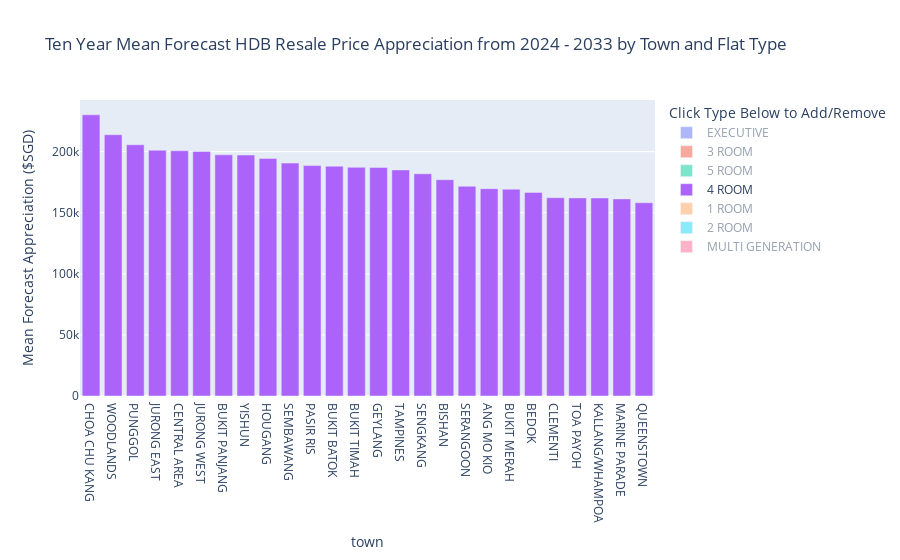

Notebook cell for this chart:
### Code cell
# Calculate the average forecast_appreciation_amount by town
avg_app_by_town_room = hdb_df.groupby(['town', 'flat_type'])['forecast_appreciation_amount'].mean().reset_index().sort_values(['forecast_appreciation_amount','flat_type'], ascending=False)

# Plotting the results using Plotly
fig = px.bar(avg_app_by_town_room, x='town', y='forecast_appreciation_amount', color='flat_type',
             labels={'forecast_appreciation_amount': 'Mean Forecast Appreciation ($SGD)'},
             title='Ten Year Mean Forecast HDB Resale Price Appreciation from 2024 - 2033 by Town and Flat Type')
fig.update_layout(legend_title = 'Click Type Below to Add/Remove')
fig.update_traces(visible="legendonly")
fig.data[3].visible = True

# Show the figure
fig.show()

### Figure 1 — Plotly figure (JSON) as saved in the notebook; plotly's stock layout.template omitted (floating-point values rounded to 4 significant figures)
{"data": [{"alignmentgroup": "True", "hovertemplate": "flat_type=EXECUTIVE<br>town=%{x}<br>Mean Forecast Appreciation ($SGD)=%{y}<extra></extra>", "legendgroup": "EXECUTIVE", "marker": {"color": "#636efa", "pattern": {"shape": ""}}, "name": "EXECUTIVE", "offsetgroup": "EXECUTIVE", "orientation": "v", "showlegend": true, "textposition": "auto", "type": "bar", "visible": "legendonly", "x": ["SEMBAWANG", "CHOA CHU KANG", "JURONG WEST", "WOODLANDS", "SENGKANG", "PUNGGOL", "YISHUN", "JURONG EAST", "PASIR RIS", "BUKIT BATOK", "HOUGANG", "CENTRAL AREA", "TAMPINES", "BUKIT PANJANG", "GEYLANG", "BUKIT MERAH", "ANG MO KIO", "SERANGOON", "BISHAN", "CLEMENTI", "BEDOK", "KALLANG/WHAMPOA", "BUKIT TIMAH", "QUEENSTOWN", "TOA PAYOH"], "xaxis": "x", "y": [255500.0, 241100.0, 225600.0, 219100.0, 214100.0, 213400.0, 203900.0, 202900.0, 199400.0, 192300.0, 192100.0, 187200.0, 186000.0, 178200.0, 177900.0, 164200.0, 163200.0, 162900.0, 161800.0, 159200.0, 151200.0, 150200.0, 145900.0, 139300.0, 138700.0], "yaxis": "y"}, {"alignmentgroup": "True", "hovertemplate": "flat_type=3 ROOM<br>town=%{x}<br>Mean Forecast Appreciation ($SGD)=%{y}<extra></extra>", "legendgroup": "3 ROOM", "marker": {"color": "#EF553B", "pattern": {"shape": ""}}, "name": "3 ROOM", "offsetgroup": "3 ROOM", "orientation": "v", "showlegend": true, "textposition": "auto", "type": "bar", "visible": "legendonly", "x": ["BUKIT TIMAH", "MARINE PARADE", "SERANGOON", "TOA PAYOH", "ANG MO KIO", "BUKIT MERAH", "BISHAN", "JURONG EAST", "KALLANG/WHAMPOA", "HOUGANG", "BEDOK", "QUEENSTOWN", "GEYLANG", "WOODLANDS", "YISHUN", "BUKIT PANJANG", "CENTRAL AREA", "BUKIT BATOK", "TAMPINES", "CLEMENTI", "JURONG WEST", "PASIR RIS", "PUNGGOL", "CHOA CHU KANG", "SENGKANG", "SEMBAWANG"], "xaxis": "x", "y": [240300.0, 224500.0, 223400.0, 219100.0, 217616, 215700.0, 213800.0, 213600.0, 213600.0, 212900.0, 212500.0, 211200.0, 208700.0, 202200.0, 201600.0, 201500.0, 201400.0, 200900.0, 200300.0, 200100.0, 195600.0, 191900.0, 188000.0, 186900.0, 183200.0, 167100.0], "yaxis": "y"}, {"alignmentgroup": "True", "hovertemplate": "flat_type=5 ROOM<br>town=%{x}<br>Mean Forecast Appreciation ($SGD)=%{y}<extra></extra>", "legendgroup": "5 ROOM", "marker": {"color": "#00cc96", "pattern": {"shape": ""}}, "name": "5 ROOM", "offsetgroup": "5 ROOM", "orientation": "v", "showlegend": true, "textposition": "auto", "type": "bar", "visible": "legendonly", "x": ["CHOA CHU KANG", "SEMBAWANG", "JURONG WEST", "WOODLANDS", "SENGKANG", "PUNGGOL", "YISHUN", "JURONG EAST", "PASIR RIS", "TAMPINES", "HOUGANG", "GEYLANG", "BUKIT BATOK", "CENTRAL AREA", "BUKIT PANJANG", "BUKIT TIMAH", "SERANGOON", "BISHAN", "BUKIT MERAH", "BEDOK", "CLEMENTI", "ANG MO KIO", "KALLANG/WHAMPOA", "TOA PAYOH", "QUEENSTOWN", "MARINE PARADE"], "xaxis": "x", "y": [238600.0, 237300.0, 226200.0, 223900.0, 213300.0, 211300.0, 204800.0, 203700.0, 202300.0, 200100.0, 198300.0, 188600.0, 188000.0, 185600.0, 178100.0, 173000.0, 172400.0, 169100.0, 168700.0, 168500.0, 166900.0, 165400.0, 161800.0, 155800.0, 153100.0, 147600.0], "yaxis": "y"}, {"alignmentgroup": "True", "hovertemplate": "flat_type=4 ROOM<br>town=%{x}<br>Mean Forecast Appreciation ($SGD)=%{y}<extra></extra>", "legendgroup": "4 ROOM", "marker": {"color": "#ab63fa", "pattern": {"shape": ""}}, "name": "4 ROOM", "offsetgroup": "4 ROOM", "orientation": "v", "showlegend": true, "textposition": "auto", "type": "bar", "visible": true, "x": ["CHOA CHU KANG", "WOODLANDS", "PUNGGOL", "JURONG EAST", "CENTRAL AREA", "JURONG WEST", "BUKIT PANJANG", "YISHUN", "HOUGANG", "SEMBAWANG", "PASIR RIS", "BUKIT BATOK", "BUKIT TIMAH", "GEYLANG", "TAMPINES", "SENGKANG", "BISHAN", "SERANGOON", "ANG MO KIO", "BUKIT MERAH", "BEDOK", "CLEMENTI", "TOA PAYOH", "KALLANG/WHAMPOA", "MARINE PARADE", "QUEENSTOWN"], "xaxis": "x", "y": [230100.0, 213900.0, 205600.0, 201100.0, 200700.0, 200100.0, 197400.0, 197200.0, 194400.0, 190600.0, 188600.0, 188100.0, 187200.0, 187000.0, 185000.0, 181800.0, 177026, 171600.0, 169700.0, 169300.0, 166600.0, 162300.0, 162100.0, 162100.0, 161300.0, 158200.0], "yaxis": "y"}, {"alignmentgroup": "True", "hovertemplate": "flat_type=1 ROOM<br>town=%{x}<br>Mean Forecast Appreciation ($SGD)=%{y}<extra></extra>", "legendgroup": "1 ROOM", "marker": {"color": "#FFA15A", "pattern": {"shape": ""}}, "name": "1 ROOM", "offsetgroup": "1 ROOM", "orientation": "v", "showlegend": true, "textposition": "auto", "type": "bar", "visible": "legendonly", "x": ["BUKIT MERAH"], "xaxis": "x", "y": [221400.0], "yaxis": "y"}, {"alignmentgroup": "True", "hovertemplate": "flat_type=2 ROOM<br>town=%{x}<br>Mean Forecast Appreciation ($SGD)=%{y}<extra></extra>", "legendgroup": "2 ROOM", "marker": {"color": "#19d3f3", "pattern": {"shape": ""}}, "name": "2 ROOM", "offsetgroup": "2 ROOM", "orientation": "v", "showlegend": true, "textposition": "auto", "type": "bar", "visible": "legendonly", "x": ["SERANGOON", "KALLANG/WHAMPOA", "TOA PAYOH", "GEYLANG", "PUNGGOL", "BUKIT MERAH", "SENGKANG", "QUEENSTOWN", "HOUGANG", "ANG MO KIO", "MARINE PARADE", "BEDOK", "CLEMENTI", "WOODLANDS", "JURONG WEST", "YISHUN", "CENTRAL AREA", "BUKIT PANJANG", "JURONG EAST", "CHOA CHU KANG", "BUKIT BATOK", "PASIR RIS", "SEMBAWANG", "TAMPINES"], "xaxis": "x", "y": [211000.0, 208200.0, 205700.0, 205200.0, 204700.0, 204500.0, 203000.0, 202600.0, 202400.0, 200500.0, 200200.0, 195400.0, 194900.0, 194900.0, 194500.0, 193100.0, 189200.0, 187600.0, 187500.0, 187100.0, 185300.0, 184200.0, 180900.0, 179800.0], "yaxis": "y"}, {"alignmentgroup": "True", "hovertemplate": "flat_type=MULTI GENERATION<br>town=%{x}<br>Mean Forecast Appreciation ($SGD)=%{y}<extra></extra>", "legendgroup": "MULTI GENERATION", "marker": {"color": "#FF6692", "pattern": {"shape": ""}}, "name": "MULTI GENERATION", "offsetgroup": "MULTI GENERATION", "orientation": "v", "showlegend": true, "textposition": "auto", "type": "bar", "visible": "legendonly", "x": ["YISHUN", "TAMPINES", "BISHAN"], "xaxis": "x", "y": [163500.0, 156300.0, 110600.0], "yaxis": "y"}], "layout": {"barmode": "relative", "legend": {"title": {"text": "Click Type Below to Add/Remove"}, "tracegroupgap": 0}, "title": {"text": "Ten Year Mean Forecast HDB Resale Price Appreciation from 2024 - 2033 by Town and Flat Type"}, "xaxis": {"anchor": "y", "domain": [0, 1], "title": {"text": "town"}}, "yaxis": {"anchor": "x", "domain": [0, 1], "title": {"text": "Mean Forecast Appreciation ($SGD)"}}}}
